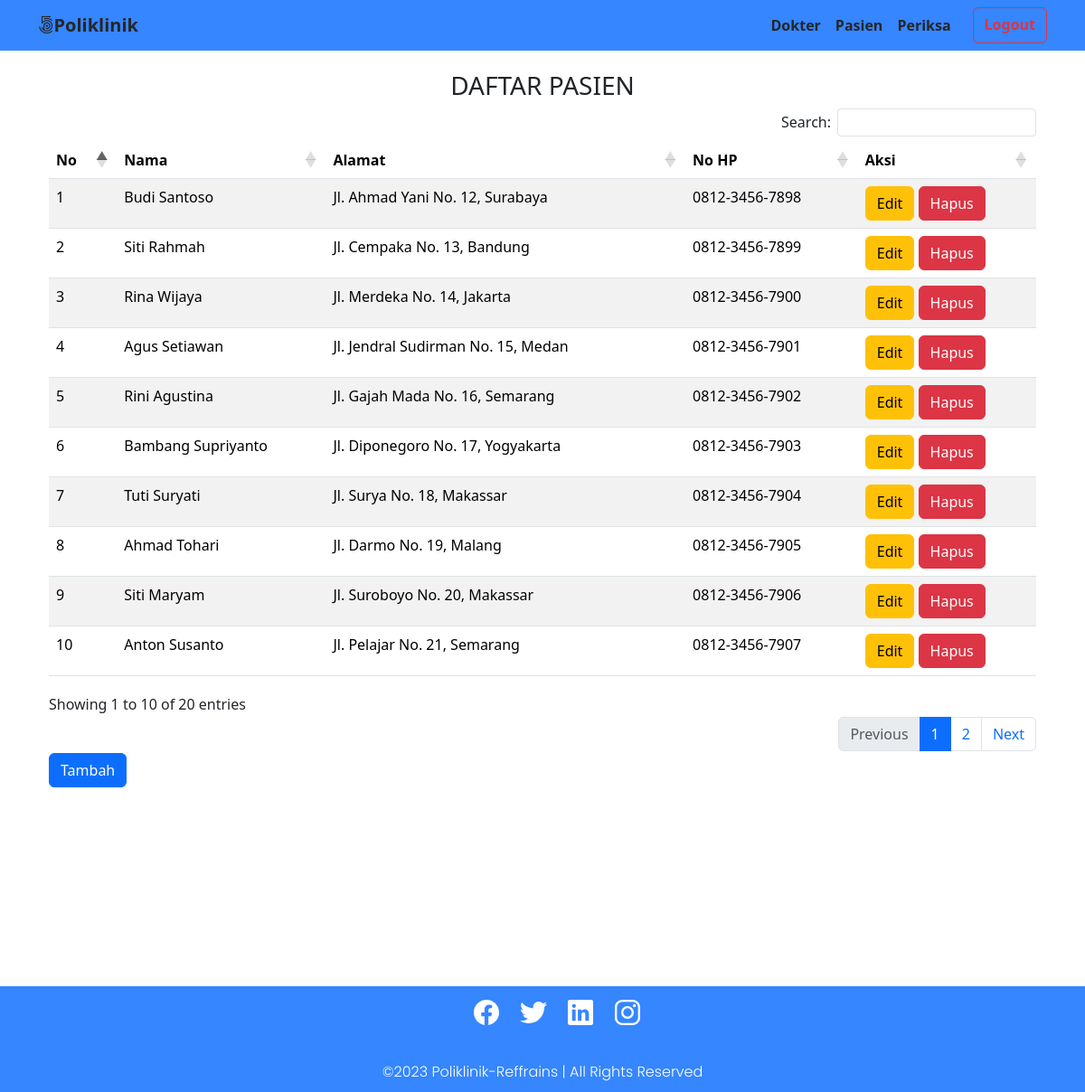
The page /index.php?page=pasien/pasien (signed in) on the database its author committed.
### tables this page shows
CREATE TABLE `pasien` (
  `id` int(10) UNSIGNED NOT NULL,
  `nama` varchar(255) DEFAULT NULL,
  `alamat` varchar(255) DEFAULT NULL,
  `nomor_hp` varchar(50) DEFAULT NULL
);

### pasien/pasien.php (the view, shortened to what this page needs)
<?php
include("C:/xampp/htdocs/poliklinik/inc/koneksi.php");
?>
<div class="container mt-4">
  <h3 class="mt-5 text-center">DAFTAR PASIEN</h3>
  <table class="table table-striped mt-3" id="daftar-pasien">
    <thead>
      <tr>
        <th>No</th>
        <th>Nama</th>
        <th>Alamat</th>
        <th>No HP</th>
        <th>Aksi</th>
      </tr>
    </thead>
    <tbody>
      <?php
      $result = mysqli_query($mysqli, "SELECT * FROM pasien");
      $no = 1;
      while ($data = mysqli_fetch_array($result)) {
      ?>
        <tr>
          <td><?php echo $no++ ?></td>
          <td><?php echo $data['nama'] ?></td>
          <td><?php echo $data['alamat'] ?></td>
          <td><?php echo $data['nomor_hp'] ?></td>
          <td>
            <a class="btn btn-warning" href="index.php?page=pasien/pasien_edit&id=<?php echo $data['id']; ?>">Edit</a>
            <a class="btn btn-danger" href="index.php?page=pasien/aksi_pasien&action=delete&id=<?php echo $data['id'] ?>">Hapus</a>
          </td>
        </tr>
      <?php
      }
      ?>
    </tbody>
  </table>
  <button type="button" class="btn btn-primary" data-bs-toggle="modal" data-bs-target="#pasienModal">
    Tambah
  </button>
</div>

### assets/css/footer.css (style rules this page uses)
body { background: #333; justify-content: flex-end; align-items: flex-end; }

### index.php (style rules this page uses)
body { padding-top: 30px; padding-bottom: 30px; }

### rows shown on the page
pasien: nama "Budi Santoso", alamat "Jl. Ahmad Yani No. 12, Surabaya", nomor_hp "0812-3456-7898"
pasien: nama "Siti Rahmah", alamat "Jl. Cempaka No. 13, Bandung", nomor_hp "0812-3456-7899"
pasien: nama "Rina Wijaya", alamat "Jl. Merdeka No. 14, Jakarta", nomor_hp "0812-3456-7900"
pasien: nama "Agus Setiawan", alamat "Jl. Jendral Sudirman No. 15, Medan", nomor_hp "0812-3456-7901"
pasien: nama "Rini Agustina", alamat "Jl. Gajah Mada No. 16, Semarang", nomor_hp "0812-3456-7902"
pasien: nama "Bambang Supriyanto", alamat "Jl. Diponegoro No. 17, Yogyakarta", nomor_hp "0812-3456-7903"
pasien: nama "Tuti Suryati", alamat "Jl. Surya No. 18, Makassar", nomor_hp "0812-3456-7904"
pasien: nama "Ahmad Tohari", alamat "Jl. Darmo No. 19, Malang", nomor_hp "0812-3456-7905"
pasien: nama "Siti Maryam", alamat "Jl. Suroboyo No. 20, Makassar", nomor_hp "0812-3456-7906"
pasien: nama "Anton Susanto", alamat "Jl. Pelajar No. 21, Semarang", nomor_hp "0812-3456-7907"
